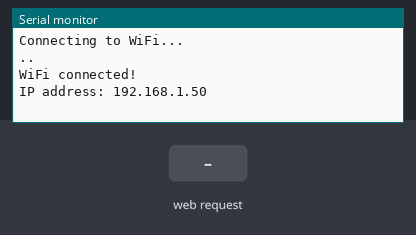
A sketch run on a simulated ESP32. On the bench: the last lines printed to the serial monitor. The inputs (shaded band) are chosen by the test bench. WiFi joins after 1.5 s; servers stay silent unless stated.

Above: at 4.2 s.
4.3 s: HTTP request GET /ON received
At 5.2 s:
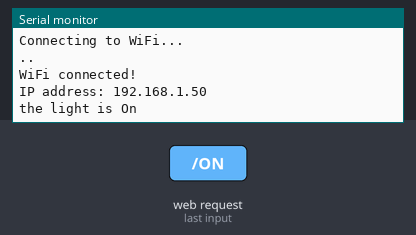
5.8 s: HTTP request GET /OFF received
At 6.3 s:
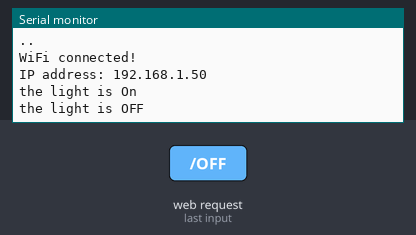

The sketch:

HTML_with_esp32.ino
```cpp
#include <WiFi.h>

const char* ssid = "DREM";     // Enter your WiFi SSID
const char* password = "44571948"; // Enter your WiFi password
WiFiServer server(80);
void setup() {
  Serial.begin(115200);
  delay(1000);

  // Connect to WiFi network
  Serial.println();
  Serial.println("Connecting to WiFi...");
  WiFi.begin(ssid, password);

  while (WiFi.status() != WL_CONNECTED) {
    delay(1000);
    Serial.print(".");
  }

  Serial.println("");
  Serial.println("WiFi connected!");
  Serial.print("IP address: ");
  Serial.println(WiFi.localIP());
  server.begin();
}

void loop() {
  // Your code here
  WiFiClient client = server.available();
  if(client){
    String request = client.readStringUntil('\r');
    int a = request.indexOf("ON");
    int b = request.indexOf("OFF");
    if(a!=-1){
      Serial.println("the light is On");
    }
    if(b!=-1){
      Serial.println("the light is OFF");
    }

//    Serial.println(request);
    String html = R"HTML(
                  <!DOCTYPE html>
                  <head> </head>
                  <body>
                  Hi From <b>Esp32 wroom module</b>
                  <a href="/ON"><button class='btn1'>ON</button></a>
                  <a href="/OFF"><button class='btn2'>OFF</button></a>
                   <style>
                      .btn1 {
                        border: 0px solid red;
                        background-color: red;
                        color:white;
                        width: 4rem;
                        height: 2rem;
                      }
                      .btn2 {
                        border: 0px solid red;
                        background-color: blue;
                        color:white;
                        width: 4rem;
                        height: 2rem;
                      }
                      .btn1:hover{
                        background-color:black;
                      }
                  </style>
                  </body>
                  </html>
                  )HTML";
    client.println(html);
//    Serial.println("<h1>Hi From Esp32 wroom module</h1>");
  }
}
```

Measured:
- after the input at 4.3 s, the serial monitor: prints a new line at once (image 1)
- after the input at 5.8 s, the serial monitor: prints a new line at once (image 2)
